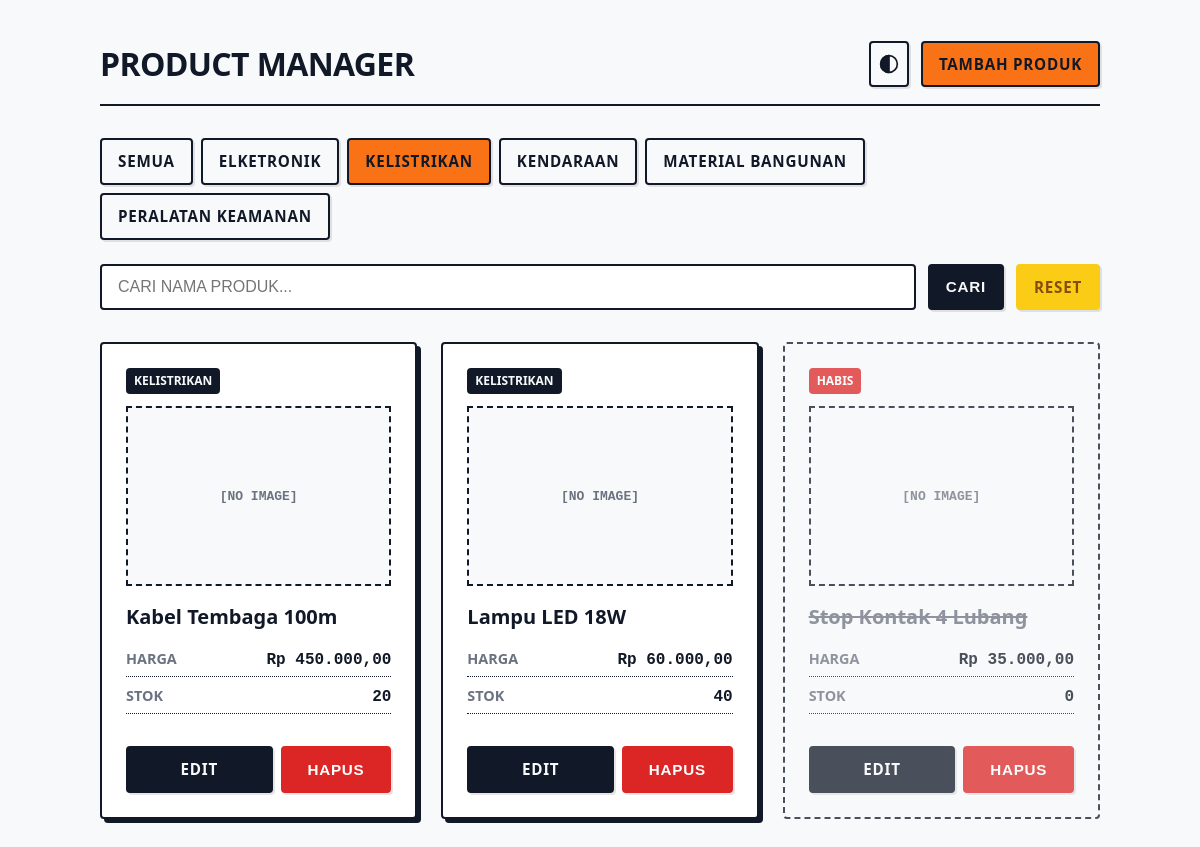
The app's page /?category=Kelistrikan with its own data.
### tables this page shows
CREATE TABLE `products` (
  `id` int(11) NOT NULL AUTO_INCREMENT,
  `name` varchar(100) NOT NULL,
  `category` varchar(50) NOT NULL DEFAULT 'Umum',
  `price` decimal(12,2) NOT NULL,
  `stock` int(11) NOT NULL DEFAULT 0,
  `image_path` varchar(255) DEFAULT NULL,
  `created_at` timestamp NOT NULL DEFAULT current_timestamp(),
  PRIMARY KEY (`id`),
  UNIQUE KEY `name` (`name`)
);

### index.php (the view, shortened to what this page needs)
<?php
require_once 'config/db.php';
$catStmt = $pdo->query("SELECT DISTINCT category FROM products WHERE category IS NOT NULL AND category != '' ORDER BY category ASC");
$categories = $catStmt->fetchAll(PDO::FETCH_COLUMN);
$search = $_GET['search'] ?? '';
$category = $_GET['category'] ?? '';
$page = isset($_GET['page']) ? (int)$_GET['page'] : 1;
$limit = 6;
$offset = ($page - 1) * $limit;
$whereClause = "";
$params = [];
$conditions = [];
if ($category !== '') {
    $conditions[] = "category = :category";
    $params[':category'] = $category;
}
if (!empty($conditions)) {
    $whereClause = "WHERE " . implode(" AND ", $conditions);
}
$query = "SELECT * FROM products $whereClause ORDER BY created_at DESC LIMIT :limit OFFSET :offset";
$stmt = $pdo->prepare($query);
foreach ($params as $key => $value) {
    $stmt->bindValue($key, $value, PDO::PARAM_STR);
}
$stmt->bindValue(':limit', $limit, PDO::PARAM_INT);
$stmt->bindValue(':offset', $offset, PDO::PARAM_INT);
$stmt->execute();
$products = $stmt->fetchAll();
function buildUrlParams($paramsArray) {
    $query = http_build_query(array_filter($paramsArray));
    return $query ? '?' . $query : 'index.php';
}
?>
<!DOCTYPE html>
<html lang="id">
<head>
    <link rel="stylesheet" href="assets/style.css">
</head>
<body>
    <div class="container">
        <header>
            <div class="logo">
                <h1>Product Manager</h1>
            </div>
            <div class="header-actions">
                <button onclick="toggleTheme()" class="btn theme-toggle" title="Toggle Theme" style="padding: 8px; display: flex; align-items: center; justify-content: center;">
                    <svg xmlns="http://www.w3.org/2000/svg" width="20" height="20" viewBox="0 0 24 24" fill="none" stroke="currentColor" stroke-width="2" stroke-linecap="round" stroke-linejoin="round">
                        <circle cx="12" cy="12" r="10"></circle>
                        <path d="M12 2a10 10 0 0 0 0 20z" fill="currentColor"></path>
                    </svg>
                </button>
                <a href="create.php" class="btn btn-primary">Tambah Produk</a>
            </div>
        </header>
        <div class="category-nav" style="margin-bottom: 24px; display: flex; gap: 8px; flex-wrap: wrap;">
            <a href="<?php echo buildUrlParams(['search' => $search]); ?>" class="btn <?php echo $category === '' ? 'btn-primary' : ''; ?>" style="background: <?php echo $category === '' ? 'var(--primary)' : 'transparent'; ?>; color: <?php echo $category === '' ? '#111827' : 'var(--text-main)'; ?>;">SEMUA</a>
            <?php foreach ($categories as $cat): ?>
                <a href="<?php echo buildUrlParams(['search' => $search, 'category' => $cat]); ?>"
                   class="btn <?php echo $category === $cat ? 'btn-primary' : ''; ?>"
                   style="background: <?php echo $category === $cat ? 'var(--primary)' : 'transparent'; ?>; color: <?php echo $category === $cat ? '#111827' : 'var(--text-main)'; ?>;">
                   <?php echo htmlspecialchars(strtoupper($cat), ENT_QUOTES, 'UTF-8'); ?>
                </a>
            <?php endforeach; ?>
        </div>
        <form method="GET" action="index.php" class="search-form">
            <input type="text" name="search" placeholder="CARI NAMA PRODUK..." value="<?php echo htmlspecialchars($search, ENT_QUOTES, 'UTF-8'); ?>">
            <button type="submit" class="btn">CARI</button>
            <?php if($search !== '' || $category !== ''): ?>
                <a href="index.php" class="btn btn-warning">RESET</a>
            <?php endif; ?>
        </form>
        <div class="products-grid">
            <?php if (count($products) > 0): ?>
                <?php foreach ($products as $product): ?>
                    <div class="card <?php echo $product['stock'] <= 0 ? 'out-of-stock' : ''; ?>">
                        <div class="card-badge">
                            <?php echo $product['stock'] <= 0 ? 'HABIS' : htmlspecialchars($product['category'], ENT_QUOTES, 'UTF-8'); ?>
                        </div>
                        <?php if ($product['image_path'] && file_exists($product['image_path'])): ?>
                            <div class="card-image-wrapper" style="border: 2px solid var(--border-color); margin-bottom: 16px; height: 180px; overflow: hidden; display: flex; align-items: center; justify-content: center; background: #fff;">
                                <img src="<?php echo htmlspecialchars($product['image_path'], ENT_QUOTES, 'UTF-8'); ?>" alt="<?php echo htmlspecialchars($product['name'], ENT_QUOTES, 'UTF-8'); ?>" style="width: 100%; height: 100%; object-fit: cover;">
                            </div>
                        <?php else: ?>
                            <div class="card-image-wrapper" style="border: 2px dashed var(--border-color); margin-bottom: 16px; height: 180px; display: flex; align-items: center; justify-content: center; background: var(--bg-color);">
                                <span style="font-weight: 700; color: var(--text-muted); font-family: monospace;">[NO IMAGE]</span>
                            </div>
                        <?php endif; ?>
                        <h3><?php echo htmlspecialchars($product['name'], ENT_QUOTES, 'UTF-8'); ?></h3>
                        <div class="card-data">
                            <span class="label">Harga</span>
                            <span class="value">Rp <?php echo number_format($product['price'], 2, ',', '.'); ?></span>
                        </div>
                        <div class="card-data">
                            <span class="label">Stok</span>
                            <span class="value"><?php echo htmlspecialchars($product['stock'], ENT_QUOTES, 'UTF-8'); ?></span>
                        </div>
                        <div class="card-actions">
                            <a href="edit.php?id=<?php echo $product['id']; ?>" class="btn">Edit</a>
                            <form action="delete.php" method="POST" onsubmit="return confirm('Yakin ingin menghapus produk ini?');" style="flex:1; display:flex;">
                                <button type="submit" class="btn btn-danger" style="width:100%;">Hapus</button>
                            </form>
                        </div>
                    </div>
                <?php endforeach; ?>
            <?php else: ?>
                <div class="alert" style="width: 100%;">
                    TIDAK ADA PRODUK DITEMUKAN.
                </div>
            <?php endif; ?>
        </div>
    </div>
</body>
</html>

### assets/style.css (style rules this page uses)
:root { --bg-color: #f8f9fa; --surface: #ffffff; --text-main: #111827; --text-muted: #6b7280; --border-color: #111827; --primary: #f97316; --primary-hover: #ea580c; --danger: #dc2626; --danger-hover: #b91c1c; --warning: #facc15; --warning-text: #854d0e; --focus-ring: #f97316; --radius: 4px; --shadow: 4px 4px 0px rgba(17, 24, 39, 1); }
* { box-sizing: border-box; margin: 0; padding: 0; }
body { font-family: system-ui, -apple-system, BlinkMacSystemFont, "Segoe UI", Roboto, sans-serif; background-color: var(--bg-color); color: var(--text-main); line-height: 1.5; padding: 40px 20px; transition: background-color 0.2s, color 0.2s; }
.container { max-width: 1000px; margin: 0 auto; }
header { display: flex; justify-content: space-between; align-items: center; margin-bottom: 32px; padding-bottom: 16px; border-bottom: 2px solid var(--border-color); }
.logo { display: flex; align-items: center; gap: 12px; }
h1 { font-size: 2rem; font-weight: 800; text-transform: uppercase; letter-spacing: -0.02em; }
.btn { display: inline-flex; align-items: center; justify-content: center; padding: 10px 16px; font-size: 0.95rem; font-weight: 700; background-color: var(--text-main); color: var(--bg-color); text-decoration: none; border: 2px solid var(--text-main); border-radius: var(--radius); cursor: pointer; box-shadow: 2px 2px 0px rgba(0,0,0,0.1); transition: transform 0.1s, box-shadow 0.1s; text-transform: uppercase; letter-spacing: 0.05em; gap: 8px; }
.btn-primary { background-color: var(--primary); border-color: var(--text-main); color: #111827; }
.btn-danger { background-color: var(--danger); color: white; border-color: var(--danger); }
.btn-warning { background-color: var(--warning); color: var(--warning-text); border-color: var(--warning); }
.theme-toggle { background: transparent; border: 2px solid var(--border-color); color: var(--text-main); padding: 8px; }
.search-form { display: flex; gap: 12px; margin-bottom: 32px; }
.search-form input { flex: 1; padding: 12px 16px; border: 2px solid var(--border-color); border-radius: var(--radius); font-size: 1rem; background-color: var(--surface); color: var(--text-main); }
.products-grid { display: grid; grid-template-columns: repeat(auto-fill, minmax(300px, 1fr)); gap: 24px; }
.card { background: var(--surface); border: 2px solid var(--border-color); border-radius: var(--radius); box-shadow: var(--shadow); padding: 24px; display: flex; flex-direction: column; }
.card-badge { display: inline-block; background: var(--text-main); color: var(--bg-color); padding: 4px 8px; border-radius: var(--radius); font-size: 0.75rem; font-weight: 700; text-transform: uppercase; align-self: flex-start; margin-bottom: 12px; }
.card h3 { font-size: 1.25rem; font-weight: 700; margin-bottom: 16px; }
.card-data { display: flex; justify-content: space-between; margin-bottom: 8px; border-bottom: 1px dotted var(--border-color); padding-bottom: 4px; }
.card-data span.label { color: var(--text-muted); font-size: 0.9rem; text-transform: uppercase; font-weight: 600; }
.card-data span.value { font-family: "SFMono-Regular", Consolas, "Liberation Mono", Menlo, monospace; font-weight: 700; font-size: 1rem; }
.card-actions { margin-top: 24px; display: flex; gap: 8px; }
.card-actions .btn { flex: 1; }
.card.out-of-stock { background: var(--bg-color); border-style: dashed; box-shadow: none; opacity: 0.75; }
.card.out-of-stock h3 { text-decoration: line-through; color: var(--text-muted); }
.card.out-of-stock .card-badge { background: var(--danger); color: white; }
.header-actions { display: flex; gap: 12px; }

### records on screen
products: category "KELISTRIKAN", shows "[NO IMAGE]", name "Kabel Tembaga 100m", price "450.000,00", stock "20"
products: category "KELISTRIKAN", shows "[NO IMAGE]", name "Lampu LED 18W", price "60.000,00", stock "40"
products: shows "HABIS", shows "[NO IMAGE]", name "Stop Kontak 4 Lubang", price "35.000,00", stock "0"

### other values on screen
$cat "ELKETRONIK"
$cat "KELISTRIKAN"
$cat "KENDARAAN"
$cat "MATERIAL BANGUNAN"
$cat "PERALATAN KEAMANAN"
